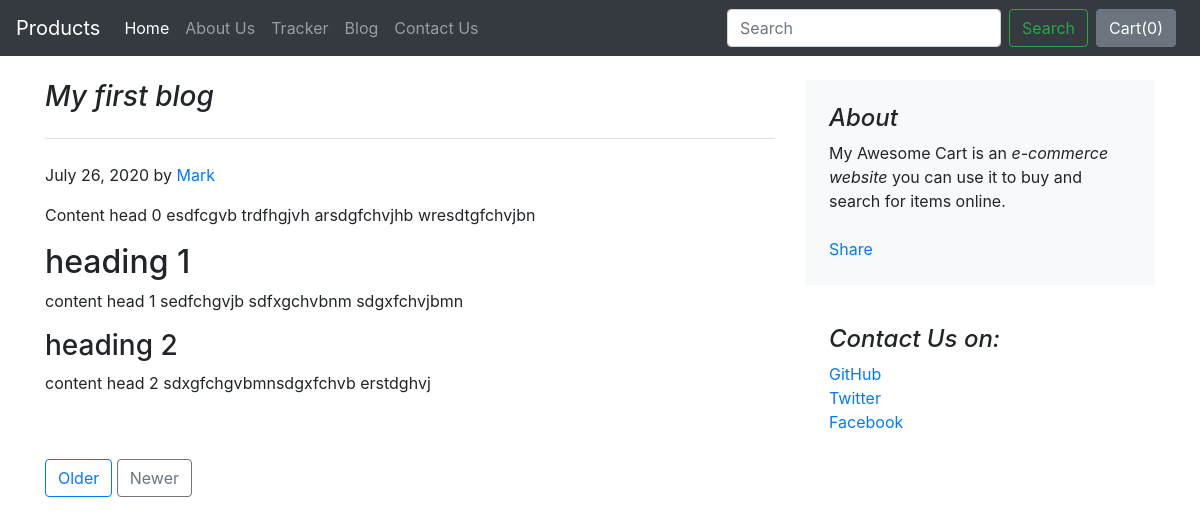
The page /blog/blogpost/1 on the database its author committed.
### blog/models.py (models this page shows, shortened)
class Blogpost(models.Model):
    post_id = models.AutoField(primary_key = True)
    title = models.CharField(max_length=500, default="")
    head0 = models.CharField(max_length=500, default='')
    chead0 = models.CharField(max_length=5000, default='')
    head1 = models.CharField(max_length=500, default="")
    chead1 = models.CharField(max_length=5000, default='')
    head2 = models.CharField(max_length=500, default='')
    chead2 = models.CharField(max_length=5000, default='')
    pub_date = models.DateField()
    thumbnail = models.ImageField(upload_to="shop/images", default='shop/images/default.png')

### blog/views.py (the view)
# urls.py: path('blogpost/<int:id>', views.blogpost, name='blogPome'),
def blogpost(request, id):
    post  = Blogpost.objects.filter(post_id = id)[0]
    return render(request, 'blog/blogpost.html', {'post': post})

### blog/templates/blog/blogpost.html (shortened to what this page needs)
{% extends 'blog/basic.html' %}
{% block body %}
<div class="container">
    <div class="row mt-4">
        <div class="col-md-8 blog-main">
            <h3 class="pb-4 mb-4 font-italic border-bottom">
                {{post.title}}
            </h3>
            <div class="blog-post">
                <p class="blog-post-meta">{{post.pub_date}} by <a href="#">Mark</a></p>
                <p>{{post.chead0}}</p>
                <h2>{{post.head1}}</h2>
                <p>{{post.chead1}}</p>
                <h3>{{post.head2}}</h3>
                <p>{{post.chead2}}</p>
            </div>
            <br><br>
            <nav class="blog-pagination">
                <a class="btn btn-outline-primary" href="{{post.post_id}}">Older</a>
                <a class="btn btn-outline-secondary" href="{{post.post_id}}" tabindex="-1"
                    aria-disabled="true">Newer</a>
            </nav>
        </div>
        <aside class="col-md-4 blog-sidebar">
            <div class="p-4 mb-3 bg-light rounded">
                <h4 class="font-italic">About</h4>
                <p class="mb-0">My Awesome Cart is an <em>e-commerce website</em> you can use it to buy and search for
                    items online.</p>
                    <br>
                <div class="fb-share-button" data-href="http://127.0.0.1:8000/blog/blogpost/{{post.post_id}}"
                    data-layout="button_count" data-size="large"><a target="_blank"
                        href="https://www.facebook.com/sharer/sharer.php?u=http%3A%2F%2F127.0.0.1%3A8000%2Fblog%2Fblogpost%2F2&amp;src=sdkpreparse"
                        class="fb-xfbml-parse-ignore">Share</a></div>
            </div>
            <div class="p-4">
                <h4 class="font-italic">Contact Us on:</h4>
                <ol class="list-unstyled">
                    <li><a href="#">GitHub</a></li>
                    <li><a href="#">Twitter</a></li>
                    <li><a href="#">Facebook</a></li>
                </ol>
            </div>
        </aside>
    </div>
</div>
{% endblock %}

### rows shown on the page
Blogpost: title "My first blog", pub_date "July 26, 2020", chead0 "Content head 0 esdfcgvb trdfhgjvh arsdgfchvjhb wresdtgfchvjbn", head1 "heading 1", chead1 "content head 1 sedfchgvjb sdfxgchvbnm sdgxfchvjbmn", head2 "heading 2", chead2 "content head 2 sdxgfchgvbmnsdgxfchvb erstdghvj"
